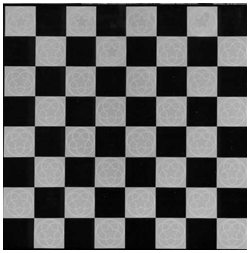
#> input picture td2/images/moodle/chessboard.png, 250 x 253 px, found by its file name
$ python ex5.py
#> lines starting #> are read from the running program, lines starting #| are printed output that depends on the picture
import cv2
import matplotlib.pyplot as plt
import numpy as np
from PIL import Image


# Fonction de transformation photomaton
def photomaton_transform(image):
    n, m = image.shape
    transformed_image = np.zeros_like(image)

    # Parcours de chaque pixel de l'image
    for i in range(n):
        for j in range(m):
            # Calcul des nouvelles coordonnées après transformation
            i_prime = (i // 2) + (i % 2) * (n // 2)
            j_prime = (j // 2) + (j % 2) * (m // 2)
            transformed_image[i_prime, j_prime] = image[i, j]

    return transformed_image


if __name__ == "__main__":
    # Création d'une image 256x256 avec des valeurs aléatoires
    # image = np.random.randint(0, 256, (256, 256), dtype=np.uint8)

    # Chargement de l'image
    image_path = (
        "C:/Users/georg/projets/m1/2025/trait_img/td2/images/moodle/chessboard.png"
    )
    image = cv2.imread(image_path, cv2.IMREAD_GRAYSCALE)
#> image is the input picture: shape (253, 250); min 0, max 255, mean 97.2
    image = np.array(image)

    # S'assurer que l'image a un nombre pair de lignes et de colonnes
    n, m = image.shape
#> n = 253; m = 250
    if n % 2 != 0:
        image = image[:-1, :]
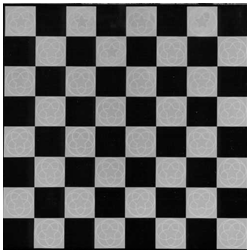
#> image: shape (252, 250); min 0, max 255, mean 96.6
    if m % 2 != 0:
        image = image[:, :-1]

    # Application de la transformation photomaton
    transformed_image = photomaton_transform(image)
#> after the loop in photomaton_transform, `for i in range(n):`:
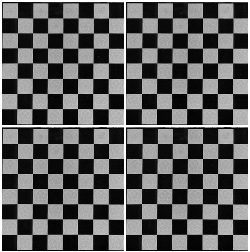
#> transformed_image: shape (252, 250); min 0, max 255, mean 96.6

    # Affichage des images originale et transformée
    plt.figure(figsize=(10, 5))
    plt.subplot(1, 2, 1)
    plt.title("Image Originale")
    plt.imshow(image, cmap="gray")

    plt.subplot(1, 2, 2)
    plt.title("Image Transformée")
    plt.imshow(transformed_image, cmap="gray")

    plt.show()
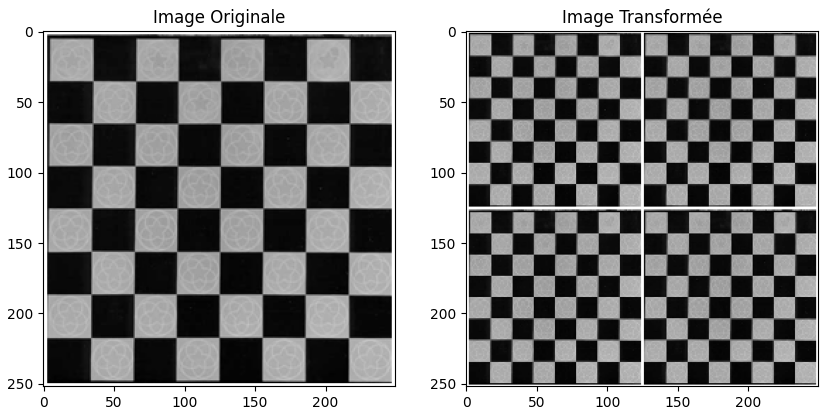
#> figure drawn by matplotlib, 2 panels

$ run again, with td2/images/moodle/banane.jpg saved as td2/images/moodle/chessboard.png
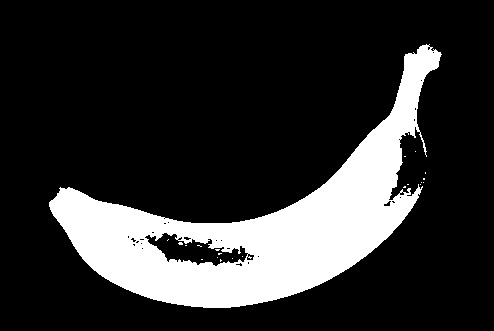
#> input picture td2/images/moodle/banane.jpg, 494 x 331 px, found by its file name
#> image is the input picture: shape (331, 494); min 0, max 255, mean 48.8
#> image: shape (330, 494)
#> after the loop in photomaton_transform, `for i in range(n):`:
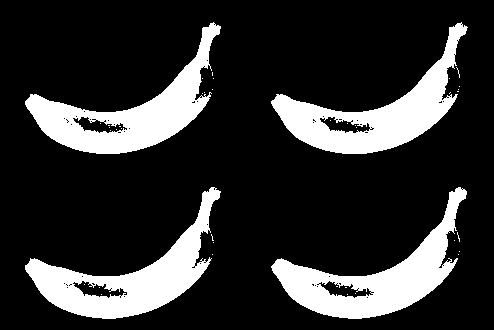
#> transformed_image: shape (330, 494); min 0, max 255, mean 48.9
#> `plt.show()`:
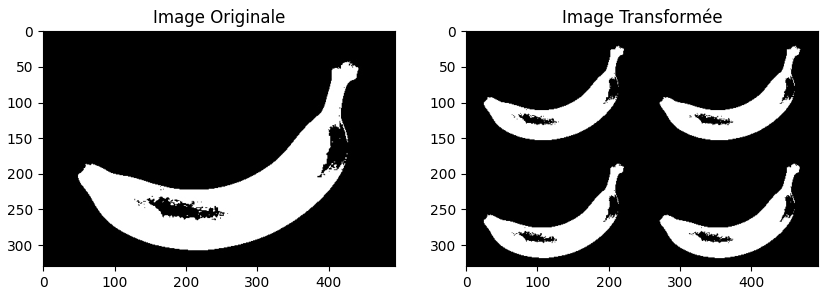
#> figure drawn by matplotlib, 2 panels
